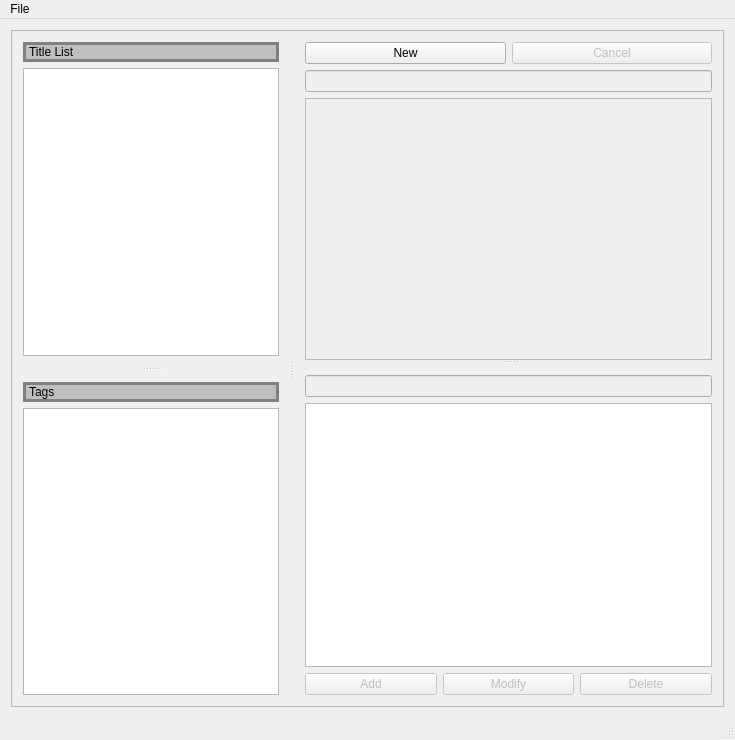
<?xml version="1.0" encoding="UTF-8"?>
<ui version="4.0">
 <class>MainWindow</class>
 <widget class="QMainWindow" name="MainWindow">
  <property name="geometry">
   <rect>
    <x>0</x>
    <y>0</y>
    <width>735</width>
    <height>740</height>
   </rect>
  </property>
  <property name="windowTitle">
   <string>Code</string>
  </property>
  <widget class="QWidget" name="centralWidget">
   <property name="layoutDirection">
    <enum>Qt::LeftToRight</enum>
   </property>
   <property name="autoFillBackground">
    <bool>true</bool>
   </property>
   <layout class="QGridLayout" name="gridLayout">
    <item row="0" column="0">
     <widget class="QSplitter" name="splitter_3">
      <property name="sizePolicy">
       <sizepolicy hsizetype="Preferred" vsizetype="Preferred">
        <horstretch>4</horstretch>
        <verstretch>0</verstretch>
       </sizepolicy>
      </property>
      <property name="frameShape">
       <enum>QFrame::StyledPanel</enum>
      </property>
      <property name="orientation">
       <enum>Qt::Horizontal</enum>
      </property>
      <widget class="QSplitter" name="splitter">
       <property name="sizePolicy">
        <sizepolicy hsizetype="Preferred" vsizetype="Expanding">
         <horstretch>0</horstretch>
         <verstretch>0</verstretch>
        </sizepolicy>
       </property>
       <property name="orientation">
        <enum>Qt::Vertical</enum>
       </property>
       <widget class="QWidget" name="layoutWidget">
        <layout class="QVBoxLayout" name="verticalLayout_2">
         <item>
          <widget class="QLabel" name="label_2">
           <property name="styleSheet">
            <string notr="true">border: 3px solid gray;
border-radius:40px;
background-color: rgb(191, 191, 191);</string>
           </property>
           <property name="text">
            <string>Title List</string>
           </property>
          </widget>
         </item>
         <item>
          <widget class="QListWidget" name="lstTitle"/>
         </item>
        </layout>
       </widget>
       <widget class="QWidget" name="layoutWidget">
        <layout class="QVBoxLayout" name="verticalLayout" stretch="0,0">
         <item>
          <widget class="QLabel" name="label">
           <property name="styleSheet">
            <string notr="true">border: 3px solid gray;
border-radius:40px;
background-color: rgb(191, 191, 191);</string>
           </property>
           <property name="text">
            <string>Tags</string>
           </property>
          </widget>
         </item>
         <item>
          <widget class="QListWidget" name="lstTag">
           <property name="styleSheet">
            <string notr="true"/>
           </property>
          </widget>
         </item>
        </layout>
       </widget>
      </widget>
      <widget class="QSplitter" name="splitter_2">
       <property name="sizePolicy">
        <sizepolicy hsizetype="Preferred" vsizetype="Expanding">
         <horstretch>10</horstretch>
         <verstretch>1</verstretch>
        </sizepolicy>
       </property>
       <property name="orientation">
        <enum>Qt::Vertical</enum>
       </property>
       <widget class="QWidget" name="">
        <layout class="QVBoxLayout" name="verticalLayout_4" stretch="0,0,0">
         <property name="sizeConstraint">
          <enum>QLayout::SetDefaultConstraint</enum>
         </property>
         <property name="bottomMargin">
          <number>0</number>
         </property>
         <item>
          <layout class="QHBoxLayout" name="horizontalLayout">
           <item>
            <widget class="QPushButton" name="btnNew">
             <property name="text">
              <string>New</string>
             </property>
            </widget>
           </item>
           <item>
            <widget class="QPushButton" name="btnCancel">
             <property name="enabled">
              <bool>false</bool>
             </property>
             <property name="text">
              <string>Cancel</string>
             </property>
            </widget>
           </item>
          </layout>
         </item>
         <item>
          <widget class="QLineEdit" name="edtTitle">
           <property name="enabled">
            <bool>false</bool>
           </property>
          </widget>
         </item>
         <item>
          <widget class="QPlainTextEdit" name="txtCode">
           <property name="enabled">
            <bool>false</bool>
           </property>
           <property name="mouseTracking">
            <bool>true</bool>
           </property>
          </widget>
         </item>
        </layout>
       </widget>
       <widget class="QWidget" name="">
        <layout class="QVBoxLayout" name="verticalLayout_3" stretch="0,0,0">
         <item>
          <widget class="QLineEdit" name="edtTag">
           <property name="enabled">
            <bool>false</bool>
           </property>
          </widget>
         </item>
         <item>
          <widget class="QListWidget" name="lstCodeTag"/>
         </item>
         <item>
          <layout class="QHBoxLayout" name="horizontalLayout_2">
           <item>
            <widget class="QPushButton" name="btnAdd">
             <property name="enabled">
              <bool>false</bool>
             </property>
             <property name="maximumSize">
              <size>
               <width>16777215</width>
               <height>30</height>
              </size>
             </property>
             <property name="text">
              <string>Add</string>
             </property>
            </widget>
           </item>
           <item>
            <widget class="QPushButton" name="btnModify">
             <property name="enabled">
              <bool>false</bool>
             </property>
             <property name="maximumSize">
              <size>
               <width>16777215</width>
               <height>30</height>
              </size>
             </property>
             <property name="text">
              <string>Modify</string>
             </property>
            </widget>
           </item>
           <item>
            <widget class="QPushButton" name="btnDel">
             <property name="enabled">
              <bool>false</bool>
             </property>
             <property name="maximumSize">
              <size>
               <width>16777215</width>
               <height>30</height>
              </size>
             </property>
             <property name="text">
              <string>Delete</string>
             </property>
            </widget>
           </item>
          </layout>
         </item>
        </layout>
       </widget>
      </widget>
     </widget>
    </item>
   </layout>
  </widget>
  <widget class="QMenuBar" name="menuBar">
   <property name="geometry">
    <rect>
     <x>0</x>
     <y>0</y>
     <width>735</width>
     <height>22</height>
    </rect>
   </property>
   <widget class="QMenu" name="menuFile">
    <property name="title">
     <string>File</string>
    </property>
   </widget>
   <addaction name="menuFile"/>
  </widget>
  <widget class="QStatusBar" name="statusBar"/>
 </widget>
 <layoutdefault spacing="6" margin="11"/>
 <resources/>
 <connections/>
</ui>
